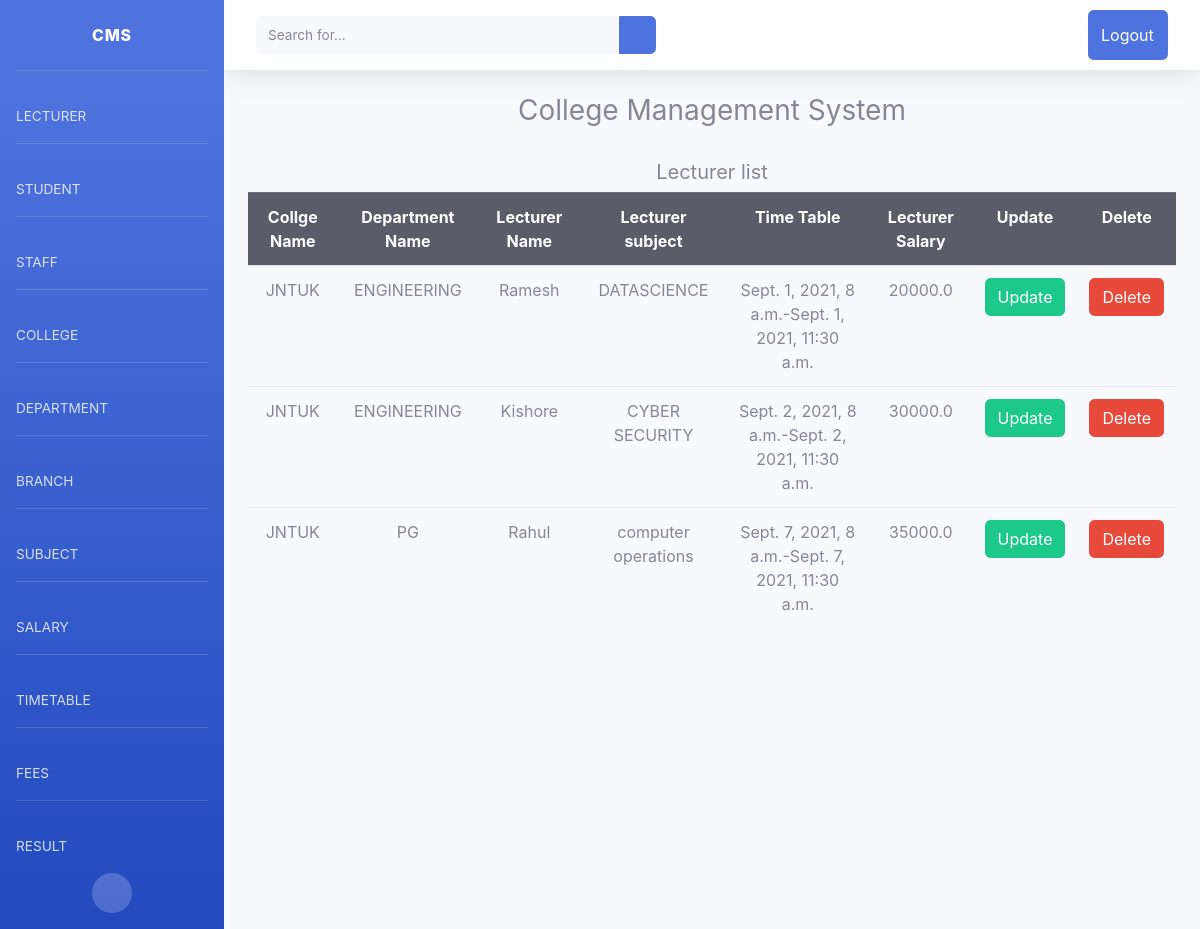
Page /lectlist/ (signed in) on the committed database.
### cmsapp/models.py (models this page shows, shortened)
class Lecturer(models.Model):
    user=models.OneToOneField(User,on_delete=models.CASCADE)
    clg_name = models.ForeignKey(College, on_delete=models.CASCADE,blank=True)
    dep_name = models.ForeignKey(Depart, on_delete=models.CASCADE)
    lect_name = models.CharField(max_length=20)
    lect_subj=models.ForeignKey(Subject,on_delete=models.CASCADE)
    time_table = models.ForeignKey(TimeTable, on_delete=models.CASCADE)
    lect_sal=models.ForeignKey(Salary,on_delete=models.CASCADE)

class College(models.Model):
    clg_name = models.CharField(max_length=20, primary_key=True,blank=True)
    def __str__(self):
        return self.clg_name

class Depart(models.Model):
    id = models.IntegerField(primary_key=True)
    clg_name = models.ForeignKey(College, on_delete=models.CASCADE)
    dep_name = models.CharField(max_length=20)
    def __str__(self):
        return self.dep_name

class Subject(models.Model):
    sub_name = models.CharField(max_length=20)
    def __str__(self):
        return self.sub_name

class TimeTable(models.Model):
    clg_name = models.ForeignKey(College, on_delete=models.CASCADE)
    dep_name = models.ForeignKey(Depart, on_delete=models.CASCADE)
    bran_name = models.ForeignKey(Branch, on_delete=models.CASCADE)
    time_start = models.DateTimeField()
    time_end = models.DateTimeField()

class Salary(models.Model):
    salary = models.FloatField(max_length=30)
    def __str__(self):
        return str(self.salary)

### cmsapp/decorator.py (the view)
    def _inner(request, *args, **kwargs):
        if not request.user.is_admin:
            raise PermissionDenied
        return function(request, *args, **kwargs)

### cmsapp/decorator.py (called while the page is built)
def admin_only(function):
    def _inner(request, *args, **kwargs):
        if not request.user.is_admin:
            raise PermissionDenied
        return function(request, *args, **kwargs)
    return _inner

### cmsapp/views.py (called while the page is built)
@admin_only
def Lectlist(request):
    lectlist = Lecturer.objects.all()
    context={'lectlist':lectlist}
    return render(request,'lecturer/lectlist.html',context)

### templates/lecturer/lectlist.html
{% extends 'registration/home.html' %}
{% block content %}
{% if user.is_admin %}
<h5 class='text-center fw-bold'>Lecturer list</h5>
<div class="container">
    <table class="table table-hover">
    <tbody class="table table-striped table-hover">
      <tr class="thead-dark text-center">
          <th>Collge Name</th>
          <th>Department Name</th>
          <th>Lecturer Name</th>
          <th>Lecturer subject</th>
          <th>Time Table</th>
          <th>Lecturer Salary</th>
          <th>Update</th>
          <th>Delete</th>
      </tr>
{% for data in lectlist %}
        <tr class="text-center">
    <td>{{data.clg_name}}</td>
		<td>{{data.dep_name}}</td>
		<td>{{data.lect_name}}</td>
		<td>{{data.lect_subj}}</td>
		<td>{{data.time_table.time_start}}-{{ data.time_table.time_end }}</td>
		<td>{{data.lect_sal}}</td>
        <td><a href="{% url 'letupdate' data.id %}"><button class="btn btn-success">Update</button></a></td>
        <td><a href="{% url 'letdelete' data.id %}"><button class="btn btn-danger">Delete</button></a></td>
        </tr>
	{% endfor %}
    </tbody>
  </table>
    </div>
{% else %}
<h5>Enter Login Details</h5>
{% endif %}
{% endblock %}

### templates/registration/home.html (shortened to what this page needs)
{% load static %}
<!DOCTYPE html>
<html lang="en">
  <head>
    <link href="{% static 'vendor/fontawesome-free/css/all.min.css' %}" rel="stylesheet"
      type="text/css"
    />
    <link href="{% static 'css/sb-admin-2.min.css' %}" rel="stylesheet" />
  </head>
  <body id="page-top">
  {% if user.is_admin %}
    <div id="wrapper">
      <ul
        class="navbar-nav bg-gradient-primary sidebar sidebar-dark accordion"
        id="accordionSidebar"
      >
        <a
          class="sidebar-brand d-flex align-items-center justify-content-center"
          href="#"
        >
          <div class="sidebar-brand-text">CMS</div>
        </a>
        <hr class="sidebar-divider" />
        <li class="nav-item">
          <a
            class="nav-link collapsed"
            href="#"
            data-toggle="collapse"
            data-target="#collapseTwo"
            aria-expanded="true"
            aria-controls="collapseTwo"
          >
            <span>LECTURER</span>
          </a>
        </li>
        <hr class="sidebar-divider" />
        <li class="nav-item">
          <a
            class="nav-link collapsed"
            href="#"
            data-toggle="collapse"
            data-target="#collapseThree"
            aria-expanded="true"
            aria-controls="collapseTwo"
          >
            <span>STUDENT</span>
          </a>
        </li>
        <hr class="sidebar-divider" />
        <li class="nav-item">
          <a
            class="nav-link collapsed"
            href="#"
            data-toggle="collapse"
            data-target="#collapsefour"
            aria-expanded="true"
            aria-controls="collapseTwo"
          >
            <span>STAFF</span>
          </a>
        </li>
        <hr class="sidebar-divider" />
        <li class="nav-item">
          <a
            class="nav-link collapsed"
            href="#"
            data-toggle="collapse"
            data-target="#collapsefive"
            aria-expanded="true"
            aria-controls="collapseTwo"
          >
            <span>COLLEGE</span>
          </a>
        </li>
      <hr class="sidebar-divider" />
        <li class="nav-item">
          <a
            class="nav-link collapsed"
            href="#"
            data-toggle="collapse"
            data-target="#collapsesix"
            aria-expanded="true"
            aria-controls="collapseTwo"
          >
            <span>DEPARTMENT</span>
          </a>
        </li>
      <hr class="sidebar-divider" />
        <li class="nav-item">
          <a
            class="nav-link collapsed"
            href="#"
            data-toggle="collapse"
            data-target="#collapseseven"
            aria-expanded="true"
            aria-controls="collapseTwo"
          >
            <span>BRANCH</span>
          </a>
        </li>
      <hr class="sidebar-divider" />
        <li class="nav-item">
          <a
            class="nav-link collapsed"
            href="#"
            data-toggle="collapse"
            data-target="#collapseeight"
            aria-expanded="true"
            aria-controls="collapseTwo"
          >
            <span>SUBJECT</span>
          </a>
        </li>
      <hr class="sidebar-divider" />
        <li class="nav-item">
          <a
            class="nav-link collapsed"
            href="#"
            data-toggle="collapse"
            data-target="#collapsenine"
            aria-expanded="true"
            aria-controls="collapseTwo"
          >
            <span>SALARY</span>
          </a>
        </li>
      <hr class="sidebar-divider" />
        <li class="nav-item">
          <a
            class="nav-link collapsed"
            href="#"
            data-toggle="collapse"
            data-target="#collapseten"
            aria-expanded="true"
            aria-controls="collapseTwo"
          >
            <span>TIMETABLE</span>
          </a>
        </li>
      <hr class="sidebar-divider" />
        <li class="nav-item">
          <a
            class="nav-link collapsed"
            href="#"
            data-toggle="collapse"
            data-target="#collapseeleven"
            aria-expanded="true"
            aria-controls="collapseTwo"
          >
            <span>FEES</span>
          </a>
        </li>
      <hr class="sidebar-divider" />
        <li class="nav-item">
          <a
            class="nav-link collapsed"
            href="#"
            data-toggle="collapse"
            data-target="#collapsetwelve"
            aria-expanded="true"
            aria-controls="collapseTwo"
          >
            <span>RESULT</span>
          </a>
        </li>
<div class="text-center d-none d-md-inline">
          <button class="rounded-circle border-0" id="sidebarToggle"></button>
        </div>
      </ul>
      <div id="content-wrapper" class="d-flex flex-column">
        <div id="content">
          <nav
            class="
              navbar navbar-expand navbar-light
              bg-white
              topbar
              mb-4
              static-top
              shadow
            "
          >
            <form
              class="
                d-none d-sm-inline-block
                form-inline
                mr-auto
                ml-md-3
                my-2 my-md-0
                mw-100
                navbar-search
              "
            >
              <div class="input-group">
                <input
                  type="text"
                  class="form-control bg-light border-0 small"
                  placeholder="Search for..."
                  aria-label="Search"
                  aria-describedby="basic-addon2"
                />
                <div class="input-group-append">
                  <button class="btn btn-primary" type="button">
                    <i class="fas fa-search fa-sm"></i>
                  </button>
                </div>
              </div>
            </form>
            <ul class="navbar-nav ml-auto">
              <span class="navbar-nav ml-auto mr-3 ">
               <li class="nav-item">
                <a class="nav-link btn btn-primary" style="width:80px;height:50px;color: white"  href="{% url 'logout' %}">Logout</a>
            </li>
          </nav>
          <h3 class="text-center display-5 " >College Management System</h3>
          <br>
  {% endif %}
        {% block content %}
        {% endblock %}
      </div>
    </div>
    </div>
  </body>
</html>

### templates/registration/home.html (style rules this page uses)
body { font-family: 'Roboto', sans-serif; }

### rows in the picture
Lecturer: clg_name "JNTUK", dep_name "ENGINEERING", lect_name "Ramesh", lect_subj "DATASCIENCE", time_table.time_start "Sept. 1, 2021, 8 a.m.", time_table.time_end "Sept. 1, 2021, 11:30 a.m.", lect_sal "20000.0"
Lecturer: clg_name "JNTUK", dep_name "ENGINEERING", lect_name "Kishore", lect_subj "CYBER SECURITY", time_table.time_start "Sept. 2, 2021, 8 a.m.", time_table.time_end "Sept. 2, 2021, 11:30 a.m.", lect_sal "30000.0"
Lecturer: clg_name "JNTUK", dep_name "PG", lect_name "Rahul", lect_subj "computer operations", time_table.time_start "Sept. 7, 2021, 8 a.m.", time_table.time_end "Sept. 7, 2021, 11:30 a.m.", lect_sal "35000.0"
